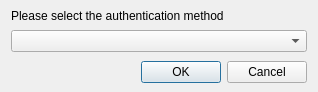
<?xml version="1.0" encoding="UTF-8"?>
<ui version="4.0">
 <class>GetAuthMethodDialog</class>
 <widget class="QDialog" name="GetAuthMethodDialog">
  <property name="geometry">
   <rect>
    <x>0</x>
    <y>0</y>
    <width>318</width>
    <height>121</height>
   </rect>
  </property>
  <property name="windowTitle">
   <string>Authentication Method</string>
  </property>
  <property name="autoFillBackground">
   <bool>false</bool>
  </property>
  <layout class="QVBoxLayout" name="verticalLayout">
   <property name="spacing">
    <number>9</number>
   </property>
   <property name="sizeConstraint">
    <enum>QLayout::SetMinAndMaxSize</enum>
   </property>
   <property name="bottomMargin">
    <number>9</number>
   </property>
   <item>
    <widget class="QLabel" name="label_title">
     <property name="maximumSize">
      <size>
       <width>16777215</width>
       <height>10</height>
      </size>
     </property>
     <property name="text">
      <string>Please select the authentication method</string>
     </property>
    </widget>
   </item>
   <item>
    <widget class="QComboBox" name="comboBox"/>
   </item>
   <item>
    <widget class="QDialogButtonBox" name="buttonBox">
     <property name="orientation">
      <enum>Qt::Horizontal</enum>
     </property>
     <property name="standardButtons">
      <set>QDialogButtonBox::Cancel|QDialogButtonBox::Ok</set>
     </property>
    </widget>
   </item>
  </layout>
 </widget>
 <resources/>
 <connections>
  <connection>
   <sender>buttonBox</sender>
   <signal>accepted()</signal>
   <receiver>GetAuthMethodDialog</receiver>
   <slot>accept()</slot>
   <hints>
    <hint type="sourcelabel">
     <x>248</x>
     <y>254</y>
    </hint>
    <hint type="destinationlabel">
     <x>157</x>
     <y>274</y>
    </hint>
   </hints>
  </connection>
  <connection>
   <sender>buttonBox</sender>
   <signal>rejected()</signal>
   <receiver>GetAuthMethodDialog</receiver>
   <slot>reject()</slot>
   <hints>
    <hint type="sourcelabel">
     <x>316</x>
     <y>260</y>
    </hint>
    <hint type="destinationlabel">
     <x>286</x>
     <y>274</y>
    </hint>
   </hints>
  </connection>
 </connections>
</ui>
